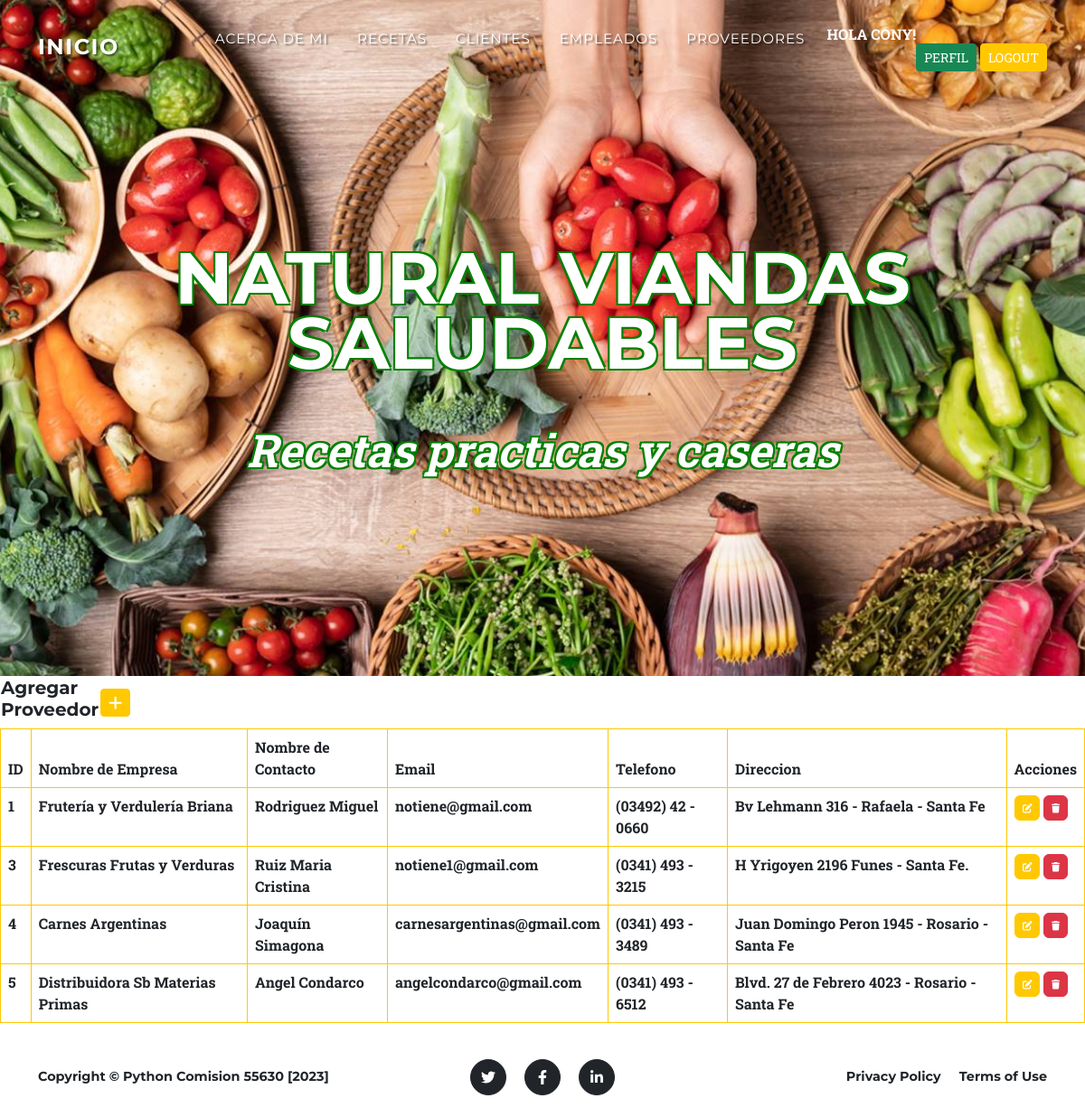
Screenshot of /proveedores/ (signed in) with the database file from the repository.
### aplicacion/models.py (models this page shows, shortened)
class Proveedor(models.Model):
    nombre_empresa = models.CharField(max_length=100)
    contacto = models.CharField(max_length=100)
    email = models.EmailField(unique=True)
    telefono = models.CharField(max_length=20)
    direccion = models.TextField()

### aplicacion/views.py (the view)
# urls.py: path('proveedores/', ProveedorList.as_view(), name="proveedores" ),
class ProveedorList(LoginRequiredMixin, ListView):
    model = Proveedor

### aplicacion/templates/aplicacion/proveedor_list.html
{% extends 'aplicacion/base.html' %}
{% load static %}
{% block contenido %}
    <table>
        <tr>
            <td width="100"><h5>Agregar Proveedor</h5></td>
            <td>
                <a
                href="{% url 'create_proveedor' %}"
                class="btn btn-primary btn-sm"
                ><i class="fa fa-plus fa-lg" title="New Record"> </i>
                </a>
            </td>
        </tr>
    </table>
    <table class="table table-bordered border-primary">
        <thead>
            <tr>
                <th>ID</th>
                <th>Nombre de Empresa</th>
                <th>Nombre de Contacto</th>
                <th>Email</th>
                <th>Telefono</th>
                <th>Direccion</th>
                <th>Acciones</th>
            </tr>
        </thead>
        <tbody>
        {% for p in proveedor_list %}
        <tr>
            <td>{{ p.id }}</td>
            <td>{{ p.nombre_empresa }}</td>
            <td>{{ p.contacto }}</td>
            <td>{{ p.email }}</td>
            <td>{{ p.telefono }}</td>
            <td>{{ p.direccion }}</td>
            <td>
                <a
                href="{% url 'update_proveedor' p.id %}"
                class="btn btn-primary"
                style="--bs-btn-padding-y: .25rem; --bs-btn-padding-x: .5rem; --bs-btn-font-size: .75rem;"
                ><i class="fa fa-edit fa-sm" title="Edit Record"></i>
                </a>
                <a
                href="{% url 'delete_proveedor' p.id %}"
                class="btn btn-danger"
                style="--bs-btn-padding-y: .25rem; --bs-btn-padding-x: .5rem; --bs-btn-font-size: .75rem;"
                ><i class="fa fa-trash fa-sm" title="Delete Record"></i>
                </a>
            </td>
        </tr>
        {% endfor %}
        </tbody>
    </table>
{% endblock contenido %}

### aplicacion/templates/aplicacion/base.html (shortened to what this page needs)
<!DOCTYPE html>
<html lang="en">
    <head>
        {% load static %}
        <link href="{% static 'aplicacion/css/styles.css' %}" rel="stylesheet" />
    </head>
    <body id="page-top">
        <nav class="navbar navbar-expand-lg navbar-dark fixed-top" id="mainNav">
            <div class="container">
                <a class="navbar-brand" href="#page-top" style="color: white; text-shadow: 2px 2px 2px rgba(0, 0, 0, 0.5);">Inicio</a>
                <div class="collapse navbar-collapse" id="navbarResponsive">
                    <ul class="navbar-nav text-uppercase ms-auto py-4 py-lg-0">
                        {% if user.is_authenticated %}
                        <li class="nav-item"><a class="nav-link" href="{% url 'acerca_de_mi' %}" style="text-shadow: 2px 2px 2px rgba(0, 0, 0, 0.5);">Acerca de mi</a></li>
                        <li class="nav-item"><a class="nav-link" href="{% url 'recetas' %}" style="text-shadow: 2px 2px 2px rgba(0, 0, 0, 0.5);">Recetas</a></li>
                        <li class="nav-item"><a class="nav-link" href="{% url 'clientes' %}" style="text-shadow: 2px 2px 2px rgba(0, 0, 0, 0.5);">Clientes</a></li>
                        <li class="nav-item"><a class="nav-link" href="{% url 'empleados' %}" style="text-shadow: 2px 2px 2px rgba(0, 0, 0, 0.5);">Empleados</a></li>
                        <li class="nav-item"><a class="nav-link" href="{% url 'proveedores' %}" style="text-shadow: 2px 2px 2px rgba(0, 0, 0, 0.5);">Proveedores</a></li>
                        <p style="color:white"><strong> Hola {{user.username}}!</p>
                        <div class="text-center">
                        </div>
                        <a class="btn btn-sm btn-success" href="{% url 'editar_perfil' %}">Perfil</a>
                        <a class="btn btn-sm btn-primary" href="{% url 'logout' %}">Logout</a>
                    {% else %}
                        <a class="btn btn-sm btn-success" href="{% url 'registro' %}">Registro</a>
                        <a class="btn btn-sm btn-primary" href="{% url 'login' %}">Login</a>
                    {% endif %}
                    </ul>
                </div>
            </div>
        </nav>
        <header class="masthead">
            <div class="container">
                <div class="masthead-heading text-uppercase" style="color: white; font-size: 80px; text-shadow: -2px -2px 0 green, 2px -2px 0 green, -2px 2px 0 green, 2px 2px 0 green;">NATURAL VIANDAS SALUDABLES</div>
                <div class="masthead-subheading" style="color: white; font-size: 50px; text-shadow: -2px -2px 0 green, 2px -2px 0 green, -2px 2px 0 green, 2px 2px 0 green;">Recetas practicas y caseras</div>
            </div>
        </header>
        {% block contenido %}
        {% endblock contenido %}
        <footer class="footer py-4">
            <div class="container">
                <div class="row align-items-center">
                    <div class="col-lg-4 text-lg-start">Copyright &copy; Python Comision 55630 [2023]</div>
                    <div class="col-lg-4 my-3 my-lg-0">
                        <a class="btn btn-dark btn-social mx-2" href="#!" aria-label="Twitter"><i class="fab fa-twitter"></i></a>
                        <a class="btn btn-dark btn-social mx-2" href="#!" aria-label="Facebook"><i class="fab fa-facebook-f"></i></a>
                        <a class="btn btn-dark btn-social mx-2" href="#!" aria-label="LinkedIn"><i class="fab fa-linkedin-in"></i></a>
                    </div>
                    <div class="col-lg-4 text-lg-end">
                        <a class="link-dark text-decoration-none me-3" href="#!">Privacy Policy</a>
                        <a class="link-dark text-decoration-none" href="#!">Terms of Use</a>
                    </div>
                </div>
            </div>
        </footer>
    </body>
</html>

### rows the page displays
Proveedor: id "1", nombre_empresa "Frutería y Verdulería Briana", contacto "Rodriguez Miguel", email "notiene@gmail.com", telefono "(03492) 42 - 0660", direccion "Bv Lehmann 316 - Rafaela - Santa Fe"
Proveedor: id "3", nombre_empresa "Frescuras Frutas y Verduras", contacto "Ruiz Maria Cristina", email "notiene1@gmail.com", telefono "(0341) 493 - 3215", direccion "H Yrigoyen 2196 Funes - Santa Fe."
Proveedor: id "4", nombre_empresa "Carnes Argentinas", contacto "Joaquín Simagona", email "carnesargentinas@gmail.com", telefono "(0341) 493 - 3489", direccion "Juan Domingo Peron 1945 - Rosario - Santa Fe"
Proveedor: id "5", nombre_empresa "Distribuidora Sb Materias Primas", contacto "Angel Condarco", email "angelcondarco@gmail.com", telefono "(0341) 493 - 6512", direccion "Blvd. 27 de Febrero 4023 - Rosario - Santa Fe"

### other values shown
{{ user.username }} "CONY"
